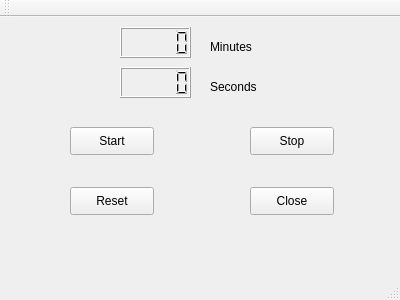
<?xml version="1.0" encoding="UTF-8"?>
<ui version="4.0">
 <class>MainWindow</class>
 <widget class="QMainWindow" name="MainWindow">
  <property name="geometry">
   <rect>
    <x>0</x>
    <y>0</y>
    <width>400</width>
    <height>300</height>
   </rect>
  </property>
  <property name="windowTitle">
   <string>MainWindow</string>
  </property>
  <widget class="QWidget" name="centralWidget">
   <widget class="QLCDNumber" name="lcdNumberMin">
    <property name="geometry">
     <rect>
      <x>120</x>
      <y>10</y>
      <width>71</width>
      <height>31</height>
     </rect>
    </property>
   </widget>
   <widget class="QLCDNumber" name="lcdNumberSec">
    <property name="geometry">
     <rect>
      <x>120</x>
      <y>50</y>
      <width>71</width>
      <height>31</height>
     </rect>
    </property>
   </widget>
   <widget class="QPushButton" name="startButton">
    <property name="geometry">
     <rect>
      <x>70</x>
      <y>110</y>
      <width>84</width>
      <height>28</height>
     </rect>
    </property>
    <property name="text">
     <string>Start</string>
    </property>
   </widget>
   <widget class="QPushButton" name="stopButton">
    <property name="geometry">
     <rect>
      <x>250</x>
      <y>110</y>
      <width>84</width>
      <height>28</height>
     </rect>
    </property>
    <property name="text">
     <string>Stop</string>
    </property>
   </widget>
   <widget class="QPushButton" name="resetButton">
    <property name="geometry">
     <rect>
      <x>70</x>
      <y>170</y>
      <width>84</width>
      <height>28</height>
     </rect>
    </property>
    <property name="text">
     <string>Reset</string>
    </property>
   </widget>
   <widget class="QPushButton" name="closeButton">
    <property name="geometry">
     <rect>
      <x>250</x>
      <y>170</y>
      <width>84</width>
      <height>28</height>
     </rect>
    </property>
    <property name="text">
     <string>Close</string>
    </property>
   </widget>
   <widget class="QLabel" name="label">
    <property name="geometry">
     <rect>
      <x>210</x>
      <y>20</y>
      <width>63</width>
      <height>20</height>
     </rect>
    </property>
    <property name="text">
     <string>Minutes</string>
    </property>
   </widget>
   <widget class="QLabel" name="label_2">
    <property name="geometry">
     <rect>
      <x>210</x>
      <y>60</y>
      <width>63</width>
      <height>20</height>
     </rect>
    </property>
    <property name="text">
     <string>Seconds</string>
    </property>
   </widget>
  </widget>
  <widget class="QMenuBar" name="menuBar">
   <property name="geometry">
    <rect>
     <x>0</x>
     <y>0</y>
     <width>400</width>
     <height>25</height>
    </rect>
   </property>
  </widget>
  <widget class="QToolBar" name="mainToolBar">
   <attribute name="toolBarArea">
    <enum>TopToolBarArea</enum>
   </attribute>
   <attribute name="toolBarBreak">
    <bool>false</bool>
   </attribute>
  </widget>
  <widget class="QStatusBar" name="statusBar"/>
 </widget>
 <layoutdefault spacing="6" margin="11"/>
 <resources/>
 <connections>
  <connection>
   <sender>closeButton</sender>
   <signal>clicked()</signal>
   <receiver>MainWindow</receiver>
   <slot>close()</slot>
   <hints>
    <hint type="sourcelabel">
     <x>291</x>
     <y>225</y>
    </hint>
    <hint type="destinationlabel">
     <x>199</x>
     <y>149</y>
    </hint>
   </hints>
  </connection>
 </connections>
</ui>
